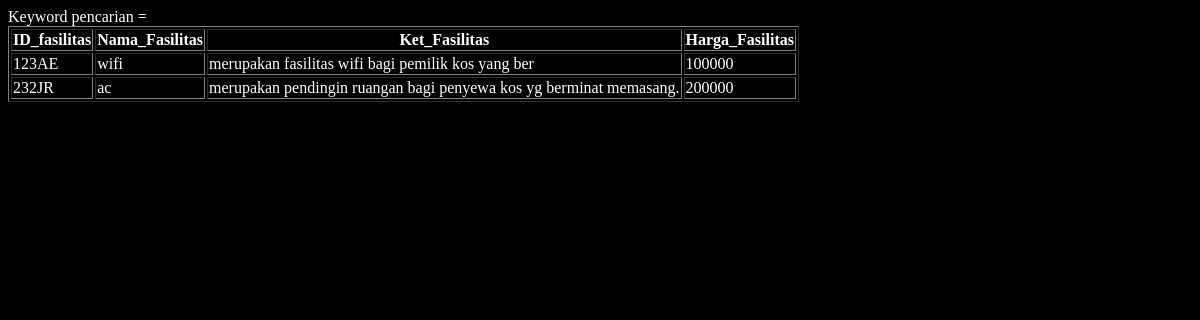
/searching3.php, run on the app's committed database.
### tables this page shows
CREATE TABLE `fasilitas` (
  `id_fasilitas` varchar(10) NOT NULL,
  `nama_fasilitas` varchar(20) NOT NULL,
  `ket_fasilitas` varchar(100) NOT NULL,
  `harga_fasilitas` int(20) NOT NULL
);

### searching3.php (the view, shortened to what this page needs)
<?php
$key = $_POST['cari'];
$sql = "SELECT * FROM fasilitas WHERE id_fasilitas LIKE '%$key%' or nama_fasilitas LIKE '%$key%' or ket_fasilitas LIKE '%$key%' or harga_fasilitas LIKE '%$key%'";
$SQL = mysqli_query($konek, $sql);
?>
<html>
<head>
<link href="css/tabel.css" type="text/css" rel="stylesheet" />
</head>
<body>
 <table border="1">
		<tr>
			<th>ID_fasilitas</th>
			<th>Nama_Fasilitas</th>
			<th>Ket_Fasilitas</th>
			<th>Harga_Fasilitas</th>
		</tr>
		<?php
			foreach ($SQL as $data) {
				echo "
					<tr>
						<td>$data[id_fasilitas]</td>
						<td>$data[nama_fasilitas]</td>
						<td>$data[ket_fasilitas]</td>
						<td>$data[harga_fasilitas]</td>
					</tr>
				";
			}
		?>
	</table>
</body>
</html>

### css/tabel.css (style rules this page uses)
body { background-color: black; color: white; }

### data on the page
fasilitas: id_fasilitas "123AE", nama_fasilitas "wifi", ket_fasilitas "merupakan fasilitas wifi bagi pemilik kos yang ber", harga_fasilitas "100000"
fasilitas: id_fasilitas "232JR", nama_fasilitas "ac", ket_fasilitas "merupakan pendingin ruangan bagi penyewa kos yg berminat memasang.", harga_fasilitas "200000"
